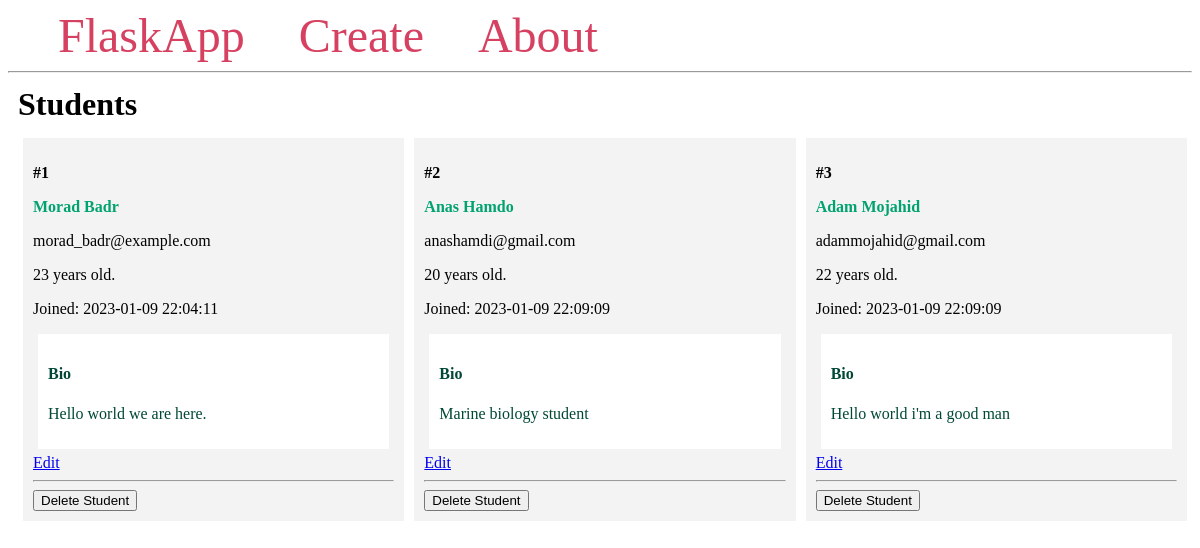
The page / on the database its author committed.
### app.py (models this page shows, shortened)
class Student(db.Model):
    id = db.Column(db.Integer, primary_key=True)
    firstname = db.Column(db.String(100), nullable=False)
    lastname = db.Column(db.String(100), nullable=False)
    email = db.Column(db.String(80), unique=True, nullable=False)
    age = db.Column(db.Integer)
    created_at = db.Column(db.DateTime(timezone=True), server_default=func.now())
    bio = db.Column(db.Text)

### app.py (the view)
@app.route("/")
def index():
    students = Student.query.all()
    return render_template("index.html", students=students)

### templates/index.html
{% extends 'base.html' %}
{% block content %}
    <h1 class="title">{% block title %} Students {% endblock %}</h1>
    <div class="content">
        {% for student in students %}
            <div class="student">
                <p><b>#{{ student.id }}</b></p>
                <b>
                    <p class="name">
                        <a href="{{ url_for('student', student_id=student.id)}}">
                            {{ student.firstname }} {{ student.lastname }}
                        </a>
                    </p>
                </b>
                <p>{{ student.email }}</p>
                <p>{{ student.age }} years old.</p>
                <p>Joined: {{ student.created_at }}</p>
                <div class="bio">
                    <h4>Bio</h4>
                    <p>{{ student.bio }}</p>
                </div>
                <a href="{{ url_for('edit', student_id=student.id) }}">Edit</a>
                <hr>
                <form method="POST"
                        action="{{ url_for('delete', student_id=student.id) }}">
                    <input type="submit" value="Delete Student"
                        onclick="return confirm('Are you sure you want to delete this entry?')">
                </form>
            </div>
        {% endfor %}
    </div>
{% endblock %}

### templates/base.html (shortened to what this page needs)
<!DOCTYPE html>
<html lang="en">
<head>
</head>
<body>
    <nav>
        <a href="{{ url_for('index') }}">FlaskApp</a>
        <a href="{{ url_for('create') }}">Create</a>
        <a href="#">About</a>
    </nav>
    <hr>
    <div class="content">
        {% block content %} {% endblock %}
    </div>
</body>
</html>

### templates/base.html (style rules this page uses)
.title { margin: 5px; }
.content { margin: 5px; width: 100%; display: flex; flex-direction: row; flex-wrap: wrap; }
.student { flex: 20%; padding: 10px; margin: 5px; background-color: #f3f3f3; inline-size: 100%; }
.bio { padding: 10px; margin: 5px; background-color: #ffffff; color: #004835; }
.name a { color: #00a36f; text-decoration: none; }
nav a { color: #d64161; font-size: 3em; margin-left: 50px; text-decoration: none; }

### rows shown on the page
Student: id "1", firstname "Morad", lastname "Badr", email "morad_badr@example.com", age "23", created_at "2023-01-09 22:04:11", bio "Hello world we are here."
Student: id "2", firstname "Anas", lastname "Hamdo", email "anashamdi@gmail.com", age "20", created_at "2023-01-09 22:09:09", bio "Marine biology student"
Student: id "3", firstname "Adam", lastname "Mojahid", email "adammojahid@gmail.com", age "22", created_at "2023-01-09 22:09:09", bio "Hello world i'm a good man"
